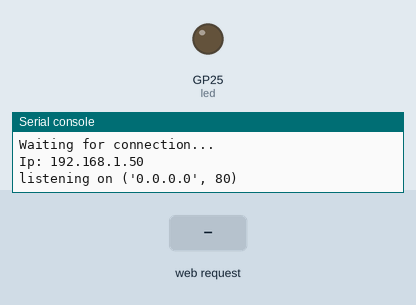
Recording of a program running on a simulated Raspberry Pi Pico running MicroPython. Shown: output pins drawn as LEDs (lit = HIGH), the last lines printed to the serial console. The inputs (shaded band) are chosen by the test bench. WiFi joins after 1.5 s.

Above: at 3.2 s.
3.3 s: HTTP request GET /light/on received
At 4.0 s:
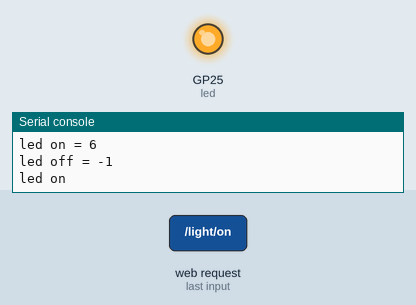
4.8 s: HTTP request GET /light/off received
At 5.2 s:
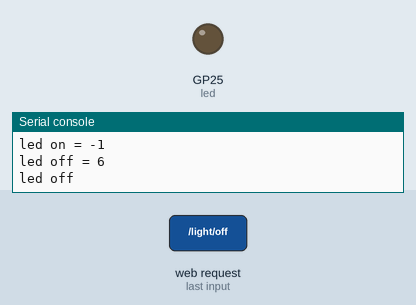
Timing chart, 0 to 7.8 s (numbered marks = the images above; inputs shaded):
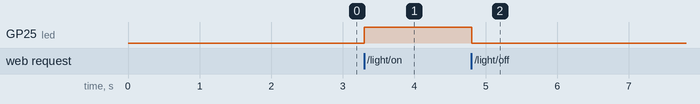

Measured:
- after the input at 3.3 s, GP25 (led): LOW → HIGH at once
- after the input at 4.8 s, GP25 (led): HIGH → LOW at once

The program:

pico_web.py
```python
import network
import socket
from time import sleep
from machine import Pin

ssid = 'pmg'
password = 'demarkation'

html = """<!DOCTYPE html>
<html>
    <head> <title>Pico W</title> </head>
    <body> <h1>Pico W</h1>
        <p>%s</p>
    </body>
</html>
"""

led = Pin("LED", Pin.OUT)

def connect():
    #Connect to WLAN
    wlan = network.WLAN(network.STA_IF)
    wlan.active(True)
    wlan.connect(ssid, password)
    while wlan.isconnected() == False:
        print('Waiting for connection...')
        sleep(1)
    #print(wlan.ifconfig())
    print(f"Ip: {wlan.ifconfig()[0]}")


def listen():
    global led

    addr = socket.getaddrinfo('0.0.0.0', 80)[0][-1]
    s = socket.socket()
    s.bind(addr)
    s.listen(1)

    print('listening on', addr)

    # Listen for connections
    while True:
        try:
            cl, addr = s.accept()
            print('client connected from', addr)
            request = cl.recv(1024)
            print(request)

            request = str(request)
            led_on = request.find('/light/on')
            led_off = request.find('/light/off')
            print( 'led on = ' + str(led_on))
            print( 'led off = ' + str(led_off))

            if led_on == 6:
                print("led on")
                led.value(1)
                stateis = "LED is ON"

            if led_off == 6:
                print("led off")
                led.value(0)
                stateis = "LED is OFF"
            global html
            response = html % stateis

            cl.send('HTTP/1.0 200 OK\r\nContent-type: text/html\r\n\r\n')
            cl.send(response)
            cl.close()

        except OSError as e:
            cl.close()
            print('connection closed')

try:
    connect()
    listen()
except KeyboardInterrupt:
    machine.reset()
```
